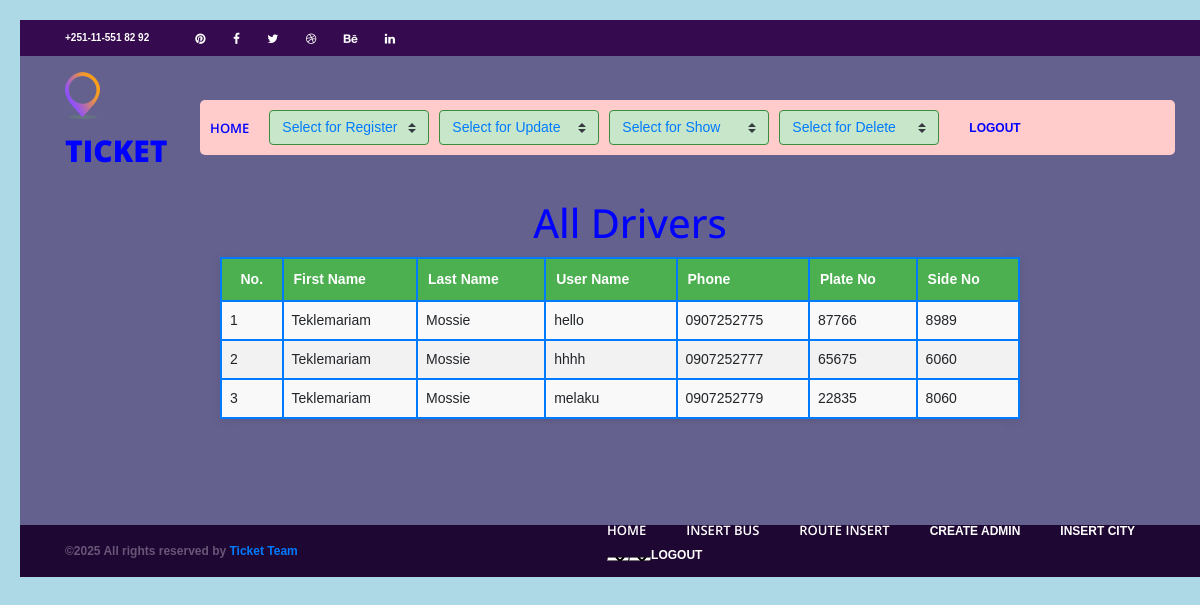
Before: /driver/ with the older database file.
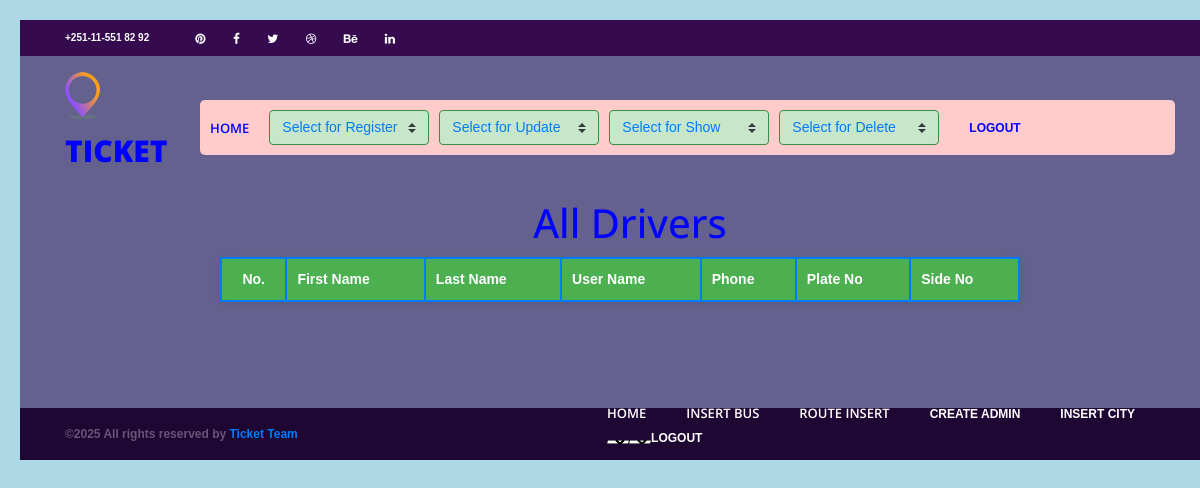
After: the same page with the newer database file.
### users/models.py (models this page shows, shortened)
class Worker(models.Model):
    registration_id = models.UUIDField(default=uuid.uuid4, editable=False, unique=True)
    registered_time = models.DateTimeField(auto_now_add=True)
    fname = models.CharField(max_length=50, null=True, blank=True)
    lname = models.CharField(max_length=50, null=True, blank=True)
    username = models.CharField(max_length=50, unique=True, null=True, blank=True)
    password = models.CharField(max_length=128)  # Store hashed password
    side_no = models.CharField(max_length=50, null=True, blank=True)
    plate_no = models.CharField(max_length=50, null=True, blank=True)
    phone = models.CharField(max_length=50, null=True, blank=True)
    gender = models.CharField(max_length=20, null=True, blank=True)
    groups = models.ManyToManyField(
        'auth.Group',
        related_name='worker_set',
        blank=True
    )
    worker_permissions = models.ManyToManyField(
        'auth.Permission',
        related_name='worker_permissions_set',
        blank=True
    )

### users/views.py (the view)
# urls.py: path('driver/', views.driver, name='driver'),
def driver(request):
    driver = Worker.objects.all()
    return render(request, 'users/drivers.html', {'driver': driver})

### users/templates/users/drivers.html (shortened to what the changed rows need)
<!DOCTYPE html>
<html lang="en">
<head>
<link rel="stylesheet" type="text/css" href="../static/styles/bootstrap4/bootstrap.min.css">
<link href="../static/plugins/font-awesome-4.7.0/css/font-awesome.min.css" rel="stylesheet" type="text/css">
<link rel="stylesheet" type="text/css" href="../static/plugins/OwlCarousel2-2.2.1/owl.carousel.css">
<link rel="stylesheet" type="text/css" href="../static/plugins/OwlCarousel2-2.2.1/owl.theme.default.css">
<link rel="stylesheet" type="text/css" href="../static/plugins/OwlCarousel2-2.2.1/animate.css">
<link rel="stylesheet" type="text/css" href="../static/styles/main_styles.css">
<link rel="stylesheet" type="text/css" href="../static/styles/responsive.css">
</head>
<body style="background-color: lightblue;">
<div class="super_container">
<header class="header">
                <link href="https://stackpath.bootstrapcdn.com/bootstrap/4.5.2/css/bootstrap.min.css" rel="stylesheet">
<h1 style="margin: 0 auto; padding-left: 20px; text-align: center; display: block; color:blue;">All Drivers</h1>
<table>
  <thead>
    <tr>
      <th>No.</th>
      <th>First Name</th>
      <th>Last Name</th>
      <th>User Name</th>
      <th>Phone</th>
      <th>Plate No</th>
      <th>Side No</th>
    </tr>
  </thead>
  <tbody>
    {% for dr in driver %}
      <tr>
        <td>{{ forloop.counter }}</td>
        <td>{{ dr.fname }}</td>
        <td>{{ dr.lname }}</td>
 	<td>{{ dr.username }}</td>
        <td>{{ dr.phone}}</td>
        <td>{{ dr.plate_no }}</td>
        <td>{{ dr.side_no }}</td>
      </tr>
    {% endfor %}
  </tbody>
</table>
</div>
</body>
</html>

Changed rows visible on the page:
removed Worker: fname "Teklemariam", lname "Mossie", username "hello", phone "0907252775", plate_no "87766", side_no "8989"
removed Worker: fname "Teklemariam", lname "Mossie", username "hhhh", phone "0907252777", plate_no "65675", side_no "6060"
removed Worker: fname "Teklemariam", lname "Mossie", username "melaku", phone "0907252779", plate_no "22835", side_no "8060"
